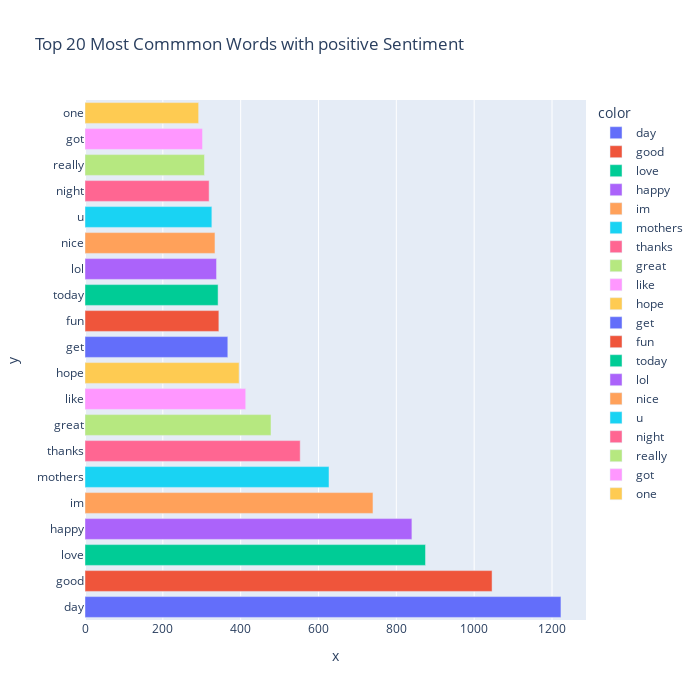

Here is the notebook cell this chart was saved with:
### Code cell
# for 'positive' sentiment
words = []
frequency = []
freqDist = most_common_words(all_words_positive)
for word, freq in freqDist.most_common(20):
        words.append(word)
        frequency.append(freq)

for i in range(20):
    print(f'{words[i]} : {frequency[i]}')

fig = px.bar(x=frequency, y=words, title='Top 20 Most Commmon Words with positive Sentiment', orientation='h', 
             width=700, height=700,color=words)
fig.show()

### Figure 1 — Plotly figure (JSON) as saved in the notebook; plotly's stock layout.template omitted (floating-point values rounded to 4 significant figures)
{"data": [{"alignmentgroup": "True", "hovertemplate": "color=day<br>x=%{x}<br>y=%{y}<extra></extra>", "legendgroup": "day", "marker": {"color": "#636efa"}, "name": "day", "offsetgroup": "day", "orientation": "h", "showlegend": true, "textposition": "auto", "type": "bar", "x": [1223], "xaxis": "x", "y": ["day"], "yaxis": "y"}, {"alignmentgroup": "True", "hovertemplate": "color=good<br>x=%{x}<br>y=%{y}<extra></extra>", "legendgroup": "good", "marker": {"color": "#EF553B"}, "name": "good", "offsetgroup": "good", "orientation": "h", "showlegend": true, "textposition": "auto", "type": "bar", "x": [1046], "xaxis": "x", "y": ["good"], "yaxis": "y"}, {"alignmentgroup": "True", "hovertemplate": "color=love<br>x=%{x}<br>y=%{y}<extra></extra>", "legendgroup": "love", "marker": {"color": "#00cc96"}, "name": "love", "offsetgroup": "love", "orientation": "h", "showlegend": true, "textposition": "auto", "type": "bar", "x": [875], "xaxis": "x", "y": ["love"], "yaxis": "y"}, {"alignmentgroup": "True", "hovertemplate": "color=happy<br>x=%{x}<br>y=%{y}<extra></extra>", "legendgroup": "happy", "marker": {"color": "#ab63fa"}, "name": "happy", "offsetgroup": "happy", "orientation": "h", "showlegend": true, "textposition": "auto", "type": "bar", "x": [840], "xaxis": "x", "y": ["happy"], "yaxis": "y"}, {"alignmentgroup": "True", "hovertemplate": "color=im<br>x=%{x}<br>y=%{y}<extra></extra>", "legendgroup": "im", "marker": {"color": "#FFA15A"}, "name": "im", "offsetgroup": "im", "orientation": "h", "showlegend": true, "textposition": "auto", "type": "bar", "x": [740], "xaxis": "x", "y": ["im"], "yaxis": "y"}, {"alignmentgroup": "True", "hovertemplate": "color=mothers<br>x=%{x}<br>y=%{y}<extra></extra>", "legendgroup": "mothers", "marker": {"color": "#19d3f3"}, "name": "mothers", "offsetgroup": "mothers", "orientation": "h", "showlegend": true, "textposition": "auto", "type": "bar", "x": [627], "xaxis": "x", "y": ["mothers"], "yaxis": "y"}, {"alignmentgroup": "True", "hovertemplate": "color=thanks<br>x=%{x}<br>y=%{y}<extra></extra>", "legendgroup": "thanks", "marker": {"color": "#FF6692"}, "name": "thanks", "offsetgroup": "thanks", "orientation": "h", "showlegend": true, "textposition": "auto", "type": "bar", "x": [553], "xaxis": "x", "y": ["thanks"], "yaxis": "y"}, {"alignmentgroup": "True", "hovertemplate": "color=great<br>x=%{x}<br>y=%{y}<extra></extra>", "legendgroup": "great", "marker": {"color": "#B6E880"}, "name": "great", "offsetgroup": "great", "orientation": "h", "showlegend": true, "textposition": "auto", "type": "bar", "x": [478], "xaxis": "x", "y": ["great"], "yaxis": "y"}, {"alignmentgroup": "True", "hovertemplate": "color=like<br>x=%{x}<br>y=%{y}<extra></extra>", "legendgroup": "like", "marker": {"color": "#FF97FF"}, "name": "like", "offsetgroup": "like", "orientation": "h", "showlegend": true, "textposition": "auto", "type": "bar", "x": [413], "xaxis": "x", "y": ["like"], "yaxis": "y"}, {"alignmentgroup": "True", "hovertemplate": "color=hope<br>x=%{x}<br>y=%{y}<extra></extra>", "legendgroup": "hope", "marker": {"color": "#FECB52"}, "name": "hope", "offsetgroup": "hope", "orientation": "h", "showlegend": true, "textposition": "auto", "type": "bar", "x": [396], "xaxis": "x", "y": ["hope"], "yaxis": "y"}, {"alignmentgroup": "True", "hovertemplate": "color=get<br>x=%{x}<br>y=%{y}<extra></extra>", "legendgroup": "get", "marker": {"color": "#636efa"}, "name": "get", "offsetgroup": "get", "orientation": "h", "showlegend": true, "textposition": "auto", "type": "bar", "x": [367], "xaxis": "x", "y": ["get"], "yaxis": "y"}, {"alignmentgroup": "True", "hovertemplate": "color=fun<br>x=%{x}<br>y=%{y}<extra></extra>", "legendgroup": "fun", "marker": {"color": "#EF553B"}, "name": "fun", "offsetgroup": "fun", "orientation": "h", "showlegend": true, "textposition": "auto", "type": "bar", "x": [344], "xaxis": "x", "y": ["fun"], "yaxis": "y"}, {"alignmentgroup": "True", "hovertemplate": "color=today<br>x=%{x}<br>y=%{y}<extra></extra>", "legendgroup": "today", "marker": {"color": "#00cc96"}, "name": "today", "offsetgroup": "today", "orientation": "h", "showlegend": true, "textposition": "auto", "type": "bar", "x": [342], "xaxis": "x", "y": ["today"], "yaxis": "y"}, {"alignmentgroup": "True", "hovertemplate": "color=lol<br>x=%{x}<br>y=%{y}<extra></extra>", "legendgroup": "lol", "marker": {"color": "#ab63fa"}, "name": "lol", "offsetgroup": "lol", "orientation": "h", "showlegend": true, "textposition": "auto", "type": "bar", "x": [338], "xaxis": "x", "y": ["lol"], "yaxis": "y"}, {"alignmentgroup": "True", "hovertemplate": "color=nice<br>x=%{x}<br>y=%{y}<extra></extra>", "legendgroup": "nice", "marker": {"color": "#FFA15A"}, "name": "nice", "offsetgroup": "nice", "orientation": "h", "showlegend": true, "textposition": "auto", "type": "bar", "x": [334], "xaxis": "x", "y": ["nice"], "yaxis": "y"}, {"alignmentgroup": "True", "hovertemplate": "color=u<br>x=%{x}<br>y=%{y}<extra></extra>", "legendgroup": "u", "marker": {"color": "#19d3f3"}, "name": "u", "offsetgroup": "u", "orientation": "h", "showlegend": true, "textposition": "auto", "type": "bar", "x": [326], "xaxis": "x", "y": ["u"], "yaxis": "y"}, {"alignmentgroup": "True", "hovertemplate": "color=night<br>x=%{x}<br>y=%{y}<extra></extra>", "legendgroup": "night", "marker": {"color": "#FF6692"}, "name": "night", "offsetgroup": "night", "orientation": "h", "showlegend": true, "textposition": "auto", "type": "bar", "x": [319], "xaxis": "x", "y": ["night"], "yaxis": "y"}, {"alignmentgroup": "True", "hovertemplate": "color=really<br>x=%{x}<br>y=%{y}<extra></extra>", "legendgroup": "really", "marker": {"color": "#B6E880"}, "name": "really", "offsetgroup": "really", "orientation": "h", "showlegend": true, "textposition": "auto", "type": "bar", "x": [307], "xaxis": "x", "y": ["really"], "yaxis": "y"}, {"alignmentgroup": "True", "hovertemplate": "color=got<br>x=%{x}<br>y=%{y}<extra></extra>", "legendgroup": "got", "marker": {"color": "#FF97FF"}, "name": "got", "offsetgroup": "got", "orientation": "h", "showlegend": true, "textposition": "auto", "type": "bar", "x": [302], "xaxis": "x", "y": ["got"], "yaxis": "y"}, {"alignmentgroup": "True", "hovertemplate": "color=one<br>x=%{x}<br>y=%{y}<extra></extra>", "legendgroup": "one", "marker": {"color": "#FECB52"}, "name": "one", "offsetgroup": "one", "orientation": "h", "showlegend": true, "textposition": "auto", "type": "bar", "x": [292], "xaxis": "x", "y": ["one"], "yaxis": "y"}], "layout": {"barmode": "relative", "height": 700, "legend": {"title": {"text": "color"}, "tracegroupgap": 0}, "title": {"text": "Top 20 Most Commmon Words with positive Sentiment"}, "width": 700, "xaxis": {"anchor": "y", "domain": [0, 1], "title": {"text": "x"}}, "yaxis": {"anchor": "x", "domain": [0, 1], "title": {"text": "y"}}}}
